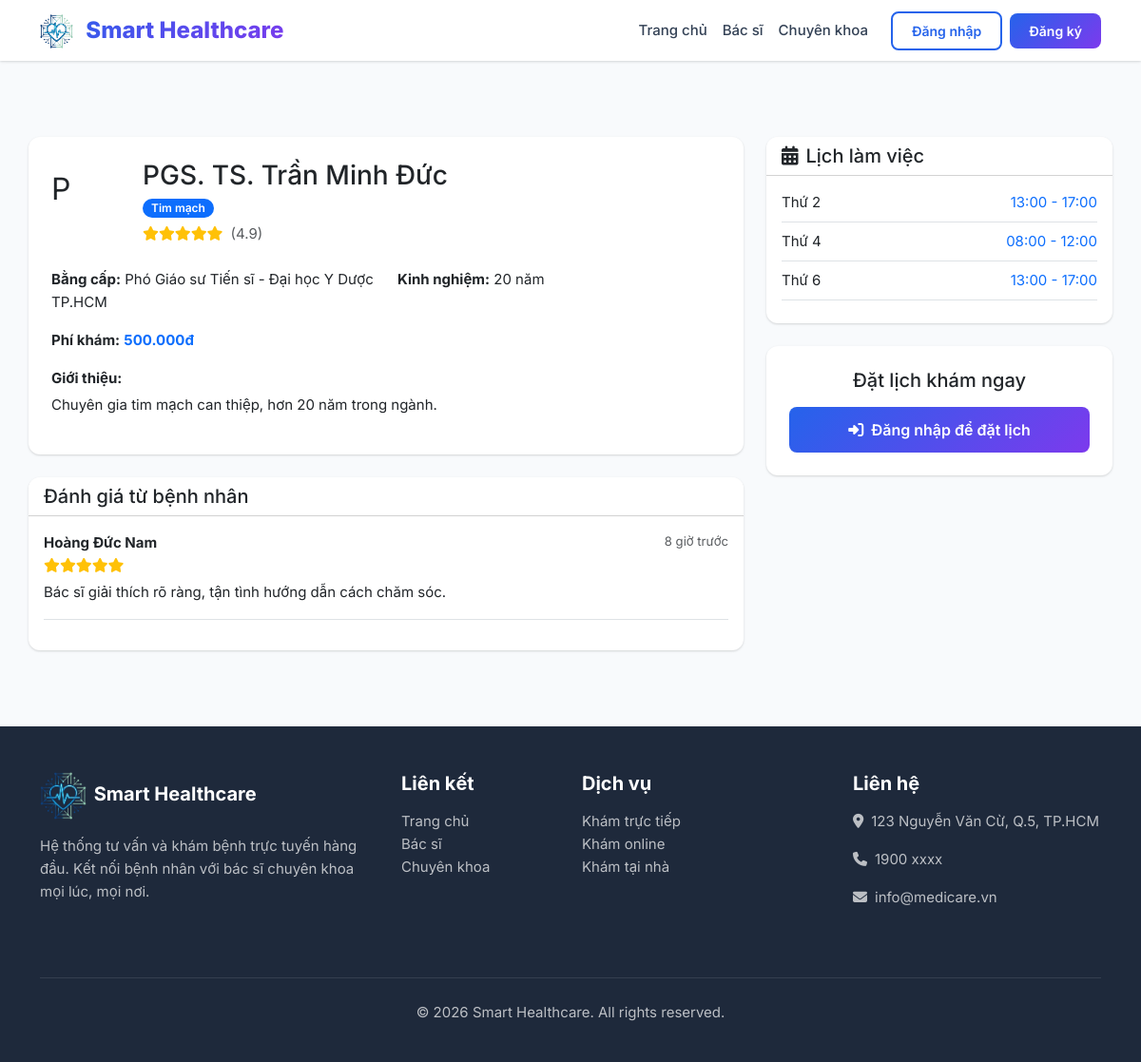
Page /bac-si/2 on the committed database.
### tables this page shows
CREATE TABLE doctors (
    id INT AUTO_INCREMENT PRIMARY KEY,
    user_id INT NOT NULL UNIQUE,
    specialty_id INT DEFAULT NULL,
    qualification VARCHAR(500) DEFAULT NULL,
    experience_years INT DEFAULT 0,
    bio TEXT DEFAULT NULL,
    consultation_fee DECIMAL(12,2) DEFAULT 0.00,
    rating DECIMAL(3,2) DEFAULT 0.00,
    status ENUM('active','inactive') DEFAULT 'active',
    created_at TIMESTAMP DEFAULT CURRENT_TIMESTAMP,
    updated_at TIMESTAMP DEFAULT CURRENT_TIMESTAMP ON UPDATE CURRENT_TIMESTAMP,
    INDEX idx_doctors_specialty (specialty_id),
    FOREIGN KEY (user_id) REFERENCES users(id) ON DELETE CASCADE,
    FOREIGN KEY (specialty_id) REFERENCES specialties(id) ON DELETE SET NULL
);

CREATE TABLE users (
    id INT AUTO_INCREMENT PRIMARY KEY,
    role_id INT NOT NULL,
    email VARCHAR(255) NOT NULL UNIQUE,
    password VARCHAR(255) NOT NULL,
    full_name VARCHAR(255) NOT NULL,
    phone VARCHAR(20) DEFAULT NULL,
    avatar VARCHAR(500) DEFAULT NULL,
    status ENUM('active','inactive','banned') DEFAULT 'active',
    created_at TIMESTAMP DEFAULT CURRENT_TIMESTAMP,
    updated_at TIMESTAMP DEFAULT CURRENT_TIMESTAMP ON UPDATE CURRENT_TIMESTAMP,
    INDEX idx_users_email (email),
    INDEX idx_users_role (role_id),
    INDEX idx_users_status (status),
    FOREIGN KEY (role_id) REFERENCES roles(id) ON DELETE RESTRICT
);

CREATE TABLE specialties (
    id INT AUTO_INCREMENT PRIMARY KEY,
    name VARCHAR(255) NOT NULL,
    description TEXT DEFAULT NULL,
    icon VARCHAR(100) DEFAULT 'fas fa-stethoscope',
    status ENUM('active','inactive') DEFAULT 'active',
    created_at TIMESTAMP DEFAULT CURRENT_TIMESTAMP,
    updated_at TIMESTAMP DEFAULT CURRENT_TIMESTAMP ON UPDATE CURRENT_TIMESTAMP
);

CREATE TABLE reviews (
    id INT AUTO_INCREMENT PRIMARY KEY,
    patient_id INT NOT NULL,
    doctor_id INT NOT NULL,
    appointment_id INT NOT NULL,
    rating TINYINT NOT NULL DEFAULT 5,
    comment TEXT DEFAULT NULL,
    created_at TIMESTAMP DEFAULT CURRENT_TIMESTAMP,
    INDEX idx_review_doctor (doctor_id),
    FOREIGN KEY (patient_id) REFERENCES patients(id) ON DELETE CASCADE,
    FOREIGN KEY (doctor_id) REFERENCES doctors(id) ON DELETE CASCADE,
    FOREIGN KEY (appointment_id) REFERENCES appointments(id) ON DELETE CASCADE
);

CREATE TABLE doctor_schedules (
    id INT AUTO_INCREMENT PRIMARY KEY,
    doctor_id INT NOT NULL,
    day_of_week TINYINT NOT NULL COMMENT '0=CN, 1=T2, ..., 6=T7',
    start_time TIME NOT NULL,
    end_time TIME NOT NULL,
    max_patients INT DEFAULT 20,
    status ENUM('active','inactive') DEFAULT 'active',
    created_at TIMESTAMP DEFAULT CURRENT_TIMESTAMP,
    updated_at TIMESTAMP DEFAULT CURRENT_TIMESTAMP ON UPDATE CURRENT_TIMESTAMP,
    INDEX idx_schedule_doctor (doctor_id),
    FOREIGN KEY (doctor_id) REFERENCES doctors(id) ON DELETE CASCADE
);

### app/controllers/HomeController.php (called while the page is built, shortened)
<?php
class HomeController extends Controller
{
    public function doctorDetail(string $id): void
    {
        $doctorModel = new Doctor();
        $reviewModel = new Review();
        $scheduleModel = new DoctorSchedule();
        $doctor = $doctorModel->findFull((int)$id);
        $this->view('home/doctor_detail', [
            'title'     => 'BS. ' . $doctor['full_name'],
            'doctor'    => $doctor,
            'reviews'   => $reviewModel->byDoctor((int)$id),
            'schedules' => $scheduleModel->byDoctor((int)$id),
        ]);
    }
}

### public/index.php (called while the page is built, shortened)
<?php
require_once dirname(__DIR__) . '/config/app.php';
spl_autoload_register(function ($class) {
    $paths = [
        APP_PATH . '/core/' . $class . '.php',
        APP_PATH . '/models/' . $class . '.php',
        APP_PATH . '/controllers/' . $class . '.php',
    ];
    foreach ($paths as $path) {
        if (file_exists($path)) {
            return;
        }
    }
});
require_once APP_PATH . '/helpers/functions.php';
$url = isset($_GET['url']) ? rtrim($_GET['url'], '/') : '';
$router = new Router();
$router->dispatch($url);

### app/core/Model.php (called while the page is built, shortened)
<?php
class Model
{
    protected static ?PDO $db = null;
    public static function setDatabase(PDO $pdo): void
    {
        self::$db = $pdo;
    }
    protected function db(): PDO
    {
        return self::$db;
    }
    public function query(string $sql, array $params = []): array
    {
        $stmt = $this->db()->prepare($sql);
        $stmt->execute($params);
        return $stmt->fetchAll();
    }
    public function queryOne(string $sql, array $params = []): ?array
    {
        $stmt = $this->db()->prepare($sql);
        $stmt->execute($params);
        $result = $stmt->fetch();
        return $result ?: null;
    }
}

### app/models/Doctor.php (called while the page is built, shortened)
<?php
class Doctor extends Model
{
    public function findFull(int $id): ?array
    {
        return $this->queryOne(
            "SELECT d.*, u.email, u.full_name, u.phone, u.avatar, u.status as user_status,
                    s.name as specialty_name, s.icon as specialty_icon
             FROM doctors d
             JOIN users u ON d.user_id = u.id
             LEFT JOIN specialties s ON d.specialty_id = s.id
             WHERE d.id = ?", [$id]
        );
    }
}

### app/helpers/functions.php (called while the page is built, shortened)
<?php
function e(?string $value): string
{
    return htmlspecialchars($value ?? '', ENT_QUOTES, 'UTF-8');
}
function url(string $path = ''): string
{
    return BASE_URL . $path;
}
function format_money($amount): string
{
    return number_format((float)$amount, 0, ',', '.') . 'đ';
}
function format_time(?string $time): string
{
    return date('H:i', strtotime($time));
}
function day_name(int $day): string
{
    $days = ['Chủ nhật', 'Thứ 2', 'Thứ 3', 'Thứ 4', 'Thứ 5', 'Thứ 6', 'Thứ 7'];
    return $days[$day] ?? '';
}
function time_ago(string $datetime): string
{
    $now = time();
    $time = strtotime($datetime);
    $diff = $now - $time;
    if ($diff < 86400) return (int)($diff / 3600) . ' giờ trước';
    return format_date($datetime);
}

### app/models/Review.php (called while the page is built, shortened)
<?php
class Review extends Model
{
    public function byDoctor(int $doctorId): array
    {
        return $this->query(
            "SELECT r.*, up.full_name as patient_name
             FROM reviews r
             JOIN patients p ON r.patient_id = p.id
             JOIN users up ON p.user_id = up.id
             WHERE r.doctor_id = ? ORDER BY r.created_at DESC",
            [$doctorId]
        );
    }
}

### app/models/DoctorSchedule.php (called while the page is built, shortened)
<?php
class DoctorSchedule extends Model
{
    public function byDoctor(int $doctorId): array
    {
        return $this->query(
            "SELECT * FROM doctor_schedules WHERE doctor_id = ? ORDER BY day_of_week, start_time",
            [$doctorId]
        );
    }
}

### app/core/Auth.php (called while the page is built, shortened)
<?php
class Auth
{
    public static function check(): bool
    {
        return !empty($_SESSION['logged_in']) && $_SESSION['logged_in'] === true;
    }
}

### app/views/home/doctor_detail.php (the view, shortened to what this page needs)
<div class="container section">
    <div class="row">
        <div class="col-lg-8">
            <div class="card card-custom mb-4">
                <div class="card-body p-4">
                    <div class="d-flex align-items-center mb-4">
                        <div class="doctor-avatar me-3" style="width:80px;height:80px;font-size:2rem"><?= mb_substr($doctor['full_name'], 0, 1) ?></div>
                        <div>
                            <h3 class="mb-1"><?= e($doctor['full_name']) ?></h3>
                            <span class="badge bg-primary"><?= e($doctor['specialty_name'] ?? '') ?></span>
                            <div class="text-warning mt-1">
                                <?php for ($i = 1; $i <= 5; $i++): ?><i class="fas fa-star<?= $i <= round($doctor['rating']) ? '' : ' text-muted' ?>"></i><?php endfor; ?>
                                <span class="text-muted ms-1">(<?= number_format($doctor['rating'], 1) ?>)</span>
                            </div>
                        </div>
                    </div>
                    <div class="row mb-3">
                        <div class="col-sm-6"><strong>Bằng cấp:</strong> <?= e($doctor['qualification'] ?? '') ?></div>
                        <div class="col-sm-6"><strong>Kinh nghiệm:</strong> <?= e($doctor['experience_years'] ?? 0) ?> năm</div>
                    </div>
                    <div class="mb-3"><strong>Phí khám:</strong> <span class="text-primary fw-bold"><?= format_money($doctor['consultation_fee'] ?? 0) ?></span></div>
                    <div><strong>Giới thiệu:</strong><p class="mt-1"><?= nl2br(e($doctor['bio'] ?? '')) ?></p></div>
                </div>
            </div>
            <div class="card card-custom">
                <div class="card-header bg-white"><h5 class="mb-0">Đánh giá từ bệnh nhân</h5></div>
                <div class="card-body">
                    <?php foreach ($reviews as $r): ?>
                    <div class="border-bottom pb-3 mb-3">
                        <div class="d-flex justify-content-between"><strong><?= e($r['patient_name']) ?></strong><small class="text-muted"><?= time_ago($r['created_at']) ?></small></div>
                        <div class="text-warning mb-1"><?php for ($i = 0; $i < $r['rating']; $i++): ?><i class="fas fa-star"></i><?php endfor; ?></div>
                        <p class="mb-0"><?= e($r['comment']) ?></p>
                    </div>
                    <?php endforeach; ?>
                </div>
            </div>
        </div>
        <div class="col-lg-4">
            <div class="card card-custom mb-4">
                <div class="card-header bg-white"><h5 class="mb-0"><i class="fas fa-calendar-alt me-2"></i>Lịch làm việc</h5></div>
                <div class="card-body">
                    <?php foreach ($schedules as $s): ?>
                    <div class="d-flex justify-content-between border-bottom pb-2 mb-2">
                        <span><?= day_name($s['day_of_week']) ?></span>
                        <span class="text-primary"><?= format_time($s['start_time']) ?> - <?= format_time($s['end_time']) ?></span>
                    </div>
                    <?php endforeach; ?>
                </div>
            </div>
            <div class="card card-custom">
                <div class="card-body text-center p-4">
                    <h5 class="mb-3">Đặt lịch khám ngay</h5>
                    <?php if (Auth::check()): ?>
                        <a href="<?= url('/patient/appointments/book') ?>" class="btn btn-gradient w-100 btn-lg"><i class="fas fa-calendar-plus me-2"></i>Đặt lịch</a>
                    <?php else: ?>
                        <a href="<?= url('/dang-nhap') ?>" class="btn btn-gradient w-100 btn-lg"><i class="fas fa-sign-in-alt me-2"></i>Đăng nhập để đặt lịch</a>
                    <?php endif; ?>
                </div>
            </div>
        </div>
    </div>
</div>

### app/core/Router.php (shortened to what this page needs)
<?php
class Router
{
    private array $routes = [];
    private function addRoute(string $method, string $uri, string $action): void
    {
        $pattern = preg_replace('/\{([a-zA-Z_]+)\}/', '(?P<$1>[^/]+)', $uri);
        $pattern = '#^' . $pattern . '$#';
        $this->routes[] = [
            'method'  => $method,
            'pattern' => $pattern,
            'action'  => $action,
        ];
    }
    public function dispatch(string $url): void
    {
        foreach ($this->routes as $route) {
            if (preg_match($route['pattern'], $url, $matches)) {
                $params = array_filter($matches, 'is_string', ARRAY_FILTER_USE_KEY);
                [$controllerName, $actionName] = explode('@', $route['action']);
                $controller = new $controllerName();
                call_user_func_array([$controller, $actionName], $params);
                return;
            }
        }
    }
}

### assets/css/style.css (style rules this page uses)
:root { --primary: #2563eb; --primary-dark: #1d4ed8; --primary-light: #dbeafe; --accent: #10b981; --accent-dark: #059669; --danger: #ef4444; --warning: #f59e0b; --info: #06b6d4; --dark: #1e293b; --dark-2: #334155; --gray: #64748b; --gray-light: #94a3b8; --light: #f1f5f9; --lighter: #f8fafc; --white: #ffffff; --shadow: 0 1px 3px rgba(0,0,0,.1), 0 1px 2px rgba(0,0,0,.06); --shadow-md: 0 4px 6px rgba(0,0,0,.07), 0 2px 4px rgba(0,0,0,.06); --shadow-lg: 0 10px 15px rgba(0,0,0,.1), 0 4px 6px rgba(0,0,0,.05); --radius: 0.75rem; --radius-sm: 0.5rem; --sidebar-width: 260px; --topbar-height: 64px; --transition: all 0.3s ease; --font: 'Inter', -apple-system, BlinkMacSystemFont, sans-serif; --gradient-primary: linear-gradient(135deg, #2563eb 0%, #7c3aed 100%); --gradient-accent: linear-gradient(135deg, #10b981 0%, #06b6d4 100%); --gradient-hero: linear-gradient(135deg, #1e3a8a 0%, #7c3aed 50%, #2563eb 100%); }
* { margin: 0; padding: 0; box-sizing: border-box; }
body { font-family: var(--font); font-size: 0.9375rem; color: var(--dark); background: var(--lighter); line-height: 1.6; -webkit-font-smoothing: antialiased; }
a { color: var(--primary); text-decoration: none; transition: var(--transition); }
.section { padding: 5rem 0; }
.card-custom { border: none; border-radius: var(--radius); box-shadow: var(--shadow); transition: var(--transition); overflow: hidden; background: var(--white); }
.btn { border-radius: var(--radius-sm); font-weight: 600; font-size: 0.875rem; padding: 0.5rem 1.25rem; transition: var(--transition); }
.btn-gradient { background: var(--gradient-primary); color: #fff; border: none; }
.btn-lg { padding: 0.75rem 2rem; font-size: 1rem; }
.badge { font-weight: 600; font-size: 0.75rem; padding: 0.35em 0.75em; border-radius: 50px; }

### rows in the picture
doctors: user.full_name "P", user.full_name "PGS. TS. Trần Minh Đức", specialty.name "Tim mạch", rating "4.9", qualification "Phó Giáo sư Tiến sĩ - Đại học Y Dược TP.HCM", experience_years "20", consultation_fee "500.000đ", bio "Chuyên gia tim mạch can thiệp, hơn 20 năm trong ngành."
reviews: users.full_name "Hoàng Đức Nam", created_at "8 giờ trước", rating 5 (drawn), comment "Bác sĩ giải thích rõ ràng, tận tình hướng dẫn cách chăm sóc."
doctor_schedules: day_of_week "Thứ 2", start_time "13:00", end_time "17:00"
doctor_schedules: day_of_week "Thứ 4", start_time "08:00", end_time "12:00"
doctor_schedules: day_of_week "Thứ 6", start_time "13:00", end_time "17:00"
